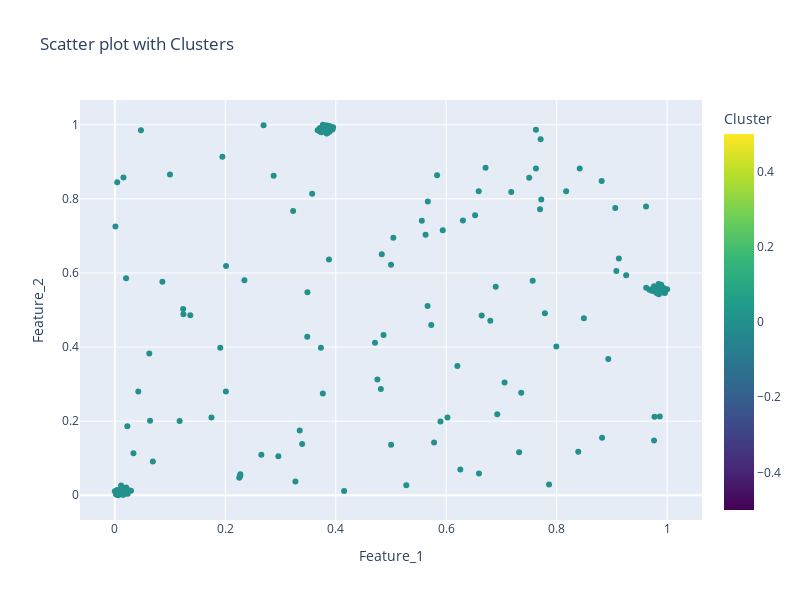

The notebook cell saved with this chart:
### Code cell
import plotly.express as px

# Create a scatter plot with Plotly Express
fig = px.scatter(
    df, 
    x='Feature_1', 
    y='Feature_2', 
    color='Cluster_Label',  # Use the cluster labels as color
    title='Scatter plot with Clusters',
    labels={'Cluster_Label': 'Cluster'},  # Label the legend
    color_continuous_scale=px.colors.sequential.Viridis)

# Update the layout to set figure size
fig.update_layout(
    width=800,  # Set width
    height=600  # Set height
)

# Show the plot
fig.show()

### Figure 1 — Plotly figure (JSON) as saved in the notebook; plotly's stock layout.template omitted (floating-point values rounded to 4 significant figures; data arrays with more than 128 entries replaced by an {"elided": "..."} marker saying what was removed)
{"data": [{"hovertemplate": "Feature_1=%{x}<br>Feature_2=%{y}<br>Cluster=%{marker.color}<extra></extra>", "legendgroup": "", "marker": {"color": {"elided": "200 int values"}, "coloraxis": "coloraxis", "symbol": "circle"}, "mode": "markers", "name": "", "orientation": "v", "showlegend": false, "type": "scatter", "x": {"elided": "200 float values"}, "xaxis": "x", "y": {"elided": "200 float values"}, "yaxis": "y"}], "layout": {"coloraxis": {"colorbar": {"title": {"text": "Cluster"}}, "colorscale": [[0, "#440154"], [0.1111, "#482878"], [0.2222, "#3e4989"], [0.3333, "#31688e"], [0.4444, "#26828e"], [0.5556, "#1f9e89"], [0.6667, "#35b779"], [0.7778, "#6ece58"], [0.8889, "#b5de2b"], [1, "#fde725"]]}, "height": 600, "legend": {"tracegroupgap": 0}, "title": {"text": "Scatter plot with Clusters"}, "width": 800, "xaxis": {"anchor": "y", "autorange": true, "domain": [0, 1], "range": [-0.06317, 1.063], "title": {"text": "Feature_1"}, "type": "linear"}, "yaxis": {"anchor": "x", "autorange": true, "domain": [0, 1], "range": [-0.0668, 1.067], "title": {"text": "Feature_2"}, "type": "linear"}}}
